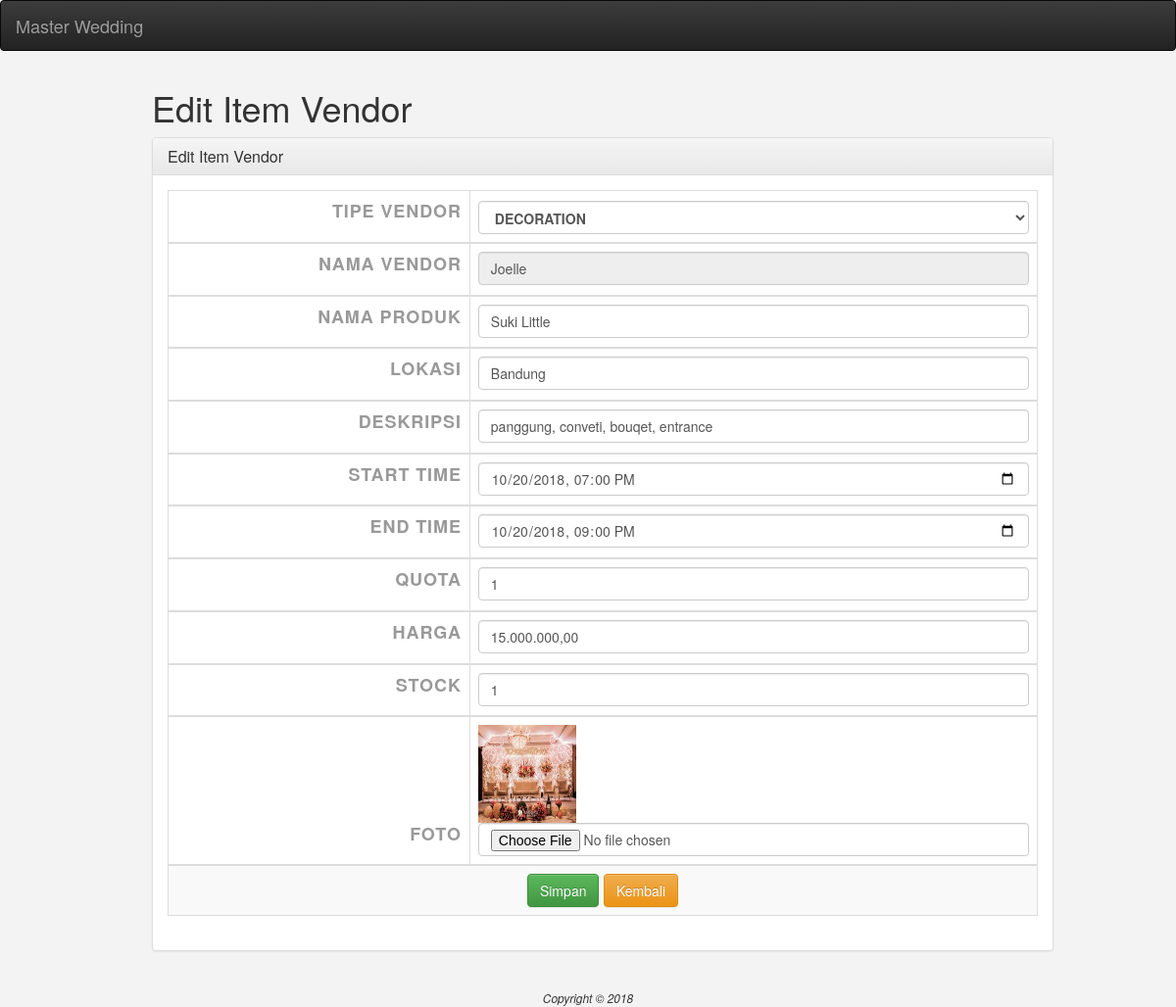
The app's page /item/edit/3 with its own data.
### tables this page shows
CREATE TABLE `item` (
  `id` int(11) NOT NULL,
  `jenisid` int(11) NOT NULL,
  `userid` int(11) UNSIGNED NOT NULL,
  `nama` varchar(255) NOT NULL,
  `lokasi` varchar(255) NOT NULL,
  `deskripsi` text NOT NULL,
  `starttime` datetime NOT NULL,
  `endtime` datetime NOT NULL,
  `quota` int(11) NOT NULL,
  `foto` text NOT NULL,
  `harga` float(10,2) NOT NULL,
  `stock` int(11) NOT NULL,
  `vendorid` int(11) NOT NULL
);

CREATE TABLE `jenis` (
  `id` int(11) NOT NULL,
  `kode_jenis` varchar(12) NOT NULL,
  `type` varchar(30) NOT NULL,
  `userid` int(11) UNSIGNED NOT NULL
);

CREATE TABLE `vendor` (
  `id` int(11) NOT NULL,
  `nama` varchar(50) NOT NULL,
  `alamat` varchar(100) NOT NULL,
  `telpon` varchar(20) NOT NULL,
  `foto` varchar(255) NOT NULL,
  `jenisid` int(11) NOT NULL,
  `userid` int(11) NOT NULL
);

### application/controllers/Item.php (called while the page is built, shortened)
<?php
class Item extends CI_Controller{
    public function __construct(){
        $this->load->model('item_model','item');
        $this->load->model('jenis_model', 'jenis');
        $this->load->model('vendor_model', 'vendor');
        $this->load->model('nota_model', 'nota');
        $this->load->model('notadetail_model', 'detail');
    }
    public function edit() {
        $id = $this->uri->segment(3);
        $data = $this->item->find_by_id($id);
        $data['jenis'] = $this->jenis->find_all();
        $this->load->view('item/edit', $data);
    }
}

### index.php (called while the page is built, shortened)
<?php
require_once BASEPATH.'core/CodeIgniter.php';

### application/models/Item_model.php (called while the page is built, shortened)
<?php
class Item_model extends CI_Model{
    public function find_by_id($id){
        $result = $this->db->query("SELECT item.*, jenis.type as typepaket, vendor.nama as namavendor  FROM item INNER JOIN jenis ON item.jenisid=jenis.id INNER JOIN vendor ON item.jenisid=vendor.jenisid WHERE item.id='$id'")->result_array();
        if ($result){
            return $result[0];
        } else {
            return false;
        }
    }
}

### application/models/Jenis_model.php (called while the page is built, shortened)
<?php
class Jenis_model extends CI_Model{
    public $table = 'jenis';
    public function find_all(){
        return $this->db->get($this->table)->result_array();
    }
}

### application/views/item/edit.php (the view, shortened to what this page needs)
<div class="container">
    <?php
    include APPPATH . 'views/fragment/header.php';
    include APPPATH . 'views/fragment/menu.php';
    ?>
    <body>
    <main>
        <div class="col-md-10 col-md-offset-1">
            <h1>Edit Item Vendor</h1>
            <div class="panel panel-default panel-table">
                <div class="panel-heading">
                    <div class="row">
                        <div class="col col-xs-6">
                            <h3 class="panel-title">Edit Item Vendor</h3>
                        </div>
                    </div>
                </div>
                <div class="panel-body">
                    <table class="table table-striped table-bordered table-list">
                        <form class="form-horizontal" action="<?= base_url("item/edit_save") ?>" enctype="multipart/form-data"name="formtambah" method="post" id="formtambah">
                            <thead>
                            <tr>
                                <th style="text-align: right"><label class="control-label" for="jenisid"> Tipe Vendor </label></th>
                                <th><select class = "form-control" id="jenisid" name="jenisid" required="required">
                                        <?php
                                        foreach ($jenis as $key => $value){
                                            $id=$value['id']; ?>
                                            <option value="<?= $value['id'] ?>"
                                            <?php
                                            if ($id == $jenisid) { echo "selected"; } ?>
                                            ><?= $value['type'] ?></option>";
                                            <?php
                                        }
                                        ?>
                                    </select></th>
                            </tr>
                            <tr>
                                <th style="text-align: right"><label class="control-label" for="nama"> Nama Vendor </th>
                                <td><input class="form-control " type="text" name="nama" id="nama" size="12" required="required" value="<?= $namavendor ?>"readonly></td>
                            </tr>
                            <tr>
                                <th style="text-align: right"><label class="control-label" for="nama"> Nama Produk </th>
                                <td><input class="form-control " type="text" name="nama" id="nama" size="12" required="required" value="<?= $nama ?>"></td>
                            </tr>
                            <tr>
                                <th style="text-align: right"><label class="control-label" for="lokasi"> Lokasi </th>
                                <td><input class="form-control " type="text" name="lokasi" id="lokasi" size="12" required="required" value="<?= $lokasi ?>"></td>
                            </tr>
                            <tr>
                                <th style="text-align: right"><label class="control-label" for="deskripsi"> Deskripsi </th>
                                <td><input class="form-control " type="text" name="deskripsi" id="deskripsi" size="12" required="required" value="<?= $deskripsi ?>"></td>
                            </tr>
                            <tr>
                                <th style="text-align: right"><label class="control-label" for="starttime"> Start time </th>
                                <td><input class="form-control datepicker col-sm-4" type="datetime-local" name="starttime" size="12" required="required" value="<?= $starttime ?>" placeholder="ddmmyy"></td>
                            </tr>
                            <tr>
                                <th style="text-align: right"><label class="control-label" for="endtime"> End time </th>
                                <td><input class="form-control datepicker col-sm-4"  type="datetime-local" name="endtime" id="endtime" size="12" required="required" value="<?= $endtime ?>"></td>
                            </tr>
                            <tr>
                                <th style="text-align: right"><label class="control-label" for="quota"> Quota </th>
                                <td><input class="form-control " type="text" name="quota" id="quota" size="12" required="required" value="<?= $quota ?>"></td>
                            </tr>
                            <tr>
                                <th style="text-align: right"><label class="control-label" for="harga"> Harga </th>
                                <td><input class="form-control " type="text" name="harga" id="harga" size="12" required="required" placeholder="Rp.0,00" value="<?= number_format( $harga, 2, ',', '.' )?>"></td>
                            </tr>
                            <tr>
                                <th style="text-align: right"><label class="control-label" for="stock"> Stock </th>
                                <td><input class="form-control " type="text" name="stock" id="stock" size="12" required="required" value="<?= $stock ?>"></td>
                            </tr>
                            <tr>
                                <th style="text-align: right"><label class="control-label" for="foto"> Foto </th>
                                <td>
                                    <img src="<?= $foto ?>" width="100" height="100"/>
                                    <input class="form-control" type="file" name="foto" id="foto" required="required"></td>
                            </tr>
                            </thead
                            <tr><th colspan="2" style="text-align: center">
                                    <input class="btn btn-success" type="submit" value="Simpan" id="submit" name="submit">
                                    <a class="btn btn-warning oi oi-arrow-circle-left" href="<?= base_url() ?>Item"> Kembali</a>
                                </th>
                        </form>
                    </table>
                </div>
            </div>
        </div>
    </main>
    </body>
</div>
<?php include APPPATH . 'views/fragment/footer.php'; ?>

### assets/style/style2.css (style rules this page uses)
html { box-sizing: border-box; font-family: 'PT Sans', sans-serif; -webkit-font-smoothing: antialiased; }
*, *:before, *:after { box-sizing: inherit; }
body { background-color: #f3f3f3; }
form { width: 100%; max-width: 300px; margin: 60px auto; }
label { color: #999; display: block; margin-bottom: 10px; text-transform: uppercase; font-size: 18px; font-weight: bold; letter-spacing: 0.05em }

### records on screen
item: jenisid "DECORATION", nama "Joelle", nama "Suki Little", lokasi "Bandung", deskripsi "panggung, conveti, bouqet, entrance", starttime "10/20/2018 19:00", endtime "10/20/2018 21:00", quota "1", harga "15.000.000,00", stock "1", foto (picture)
